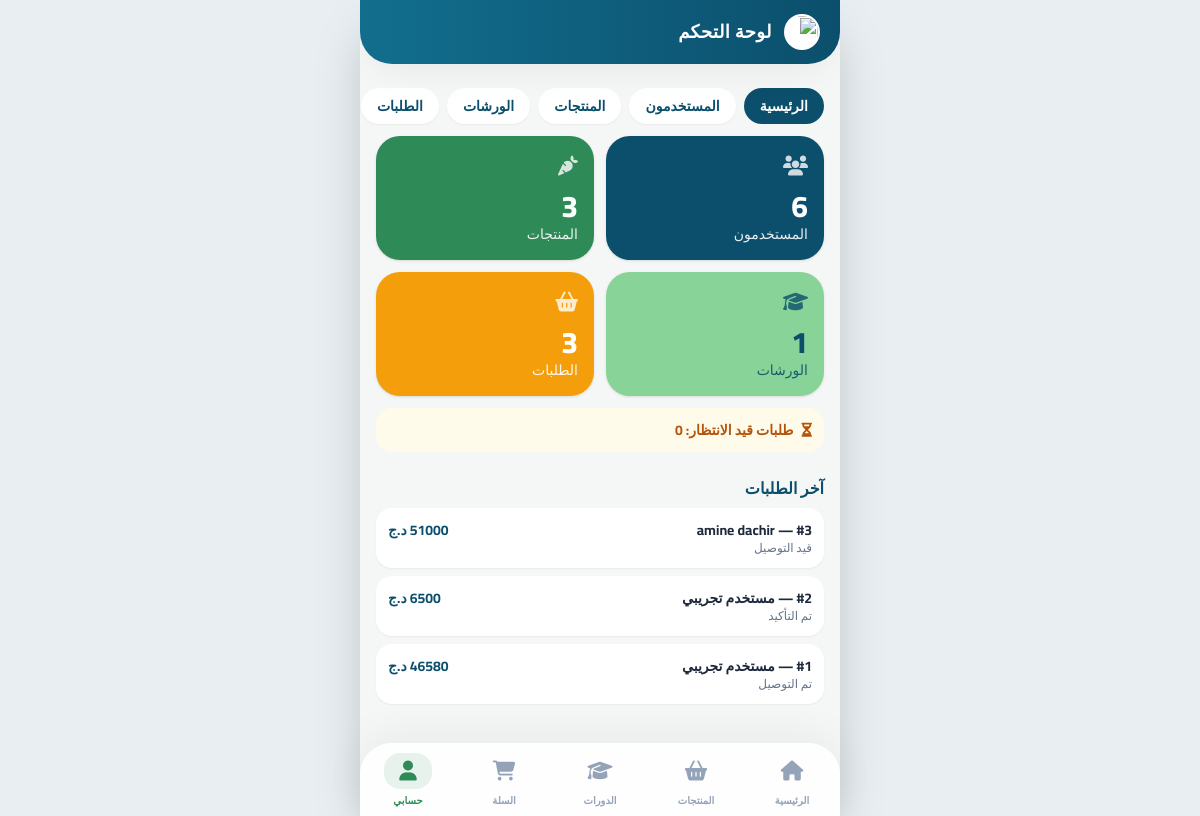
The page /admin (signed in) on the database its author committed.
### models.py (models this page shows)
class Order(db.Model):
    id = db.Column(db.Integer, primary_key=True)
    user_id = db.Column(db.Integer, db.ForeignKey("user.id"), nullable=False)
    total_price = db.Column(db.Float, nullable=False)
    status = db.Column(db.String(20), default="Pending") # Pending, Confirmed, Shipped, Delivered, Cancelled
    receiver_name = db.Column(db.String(150), nullable=False)
    receiver_phone = db.Column(db.String(20), nullable=False)
    delivery_address = db.Column(db.String(250), nullable=False)
    notes = db.Column(db.Text, default="") # ملاحظات إضافية
    created_at = db.Column(db.DateTime, default=datetime.utcnow)
    items = db.relationship("OrderItem", backref="order", cascade="all, delete-orphan")

class User(UserMixin, db.Model):
    id = db.Column(db.Integer, primary_key=True)
    full_name = db.Column(db.String(150), nullable=False) # الاسم واللقب
    phone = db.Column(db.String(20), nullable=False)      # رقم الهاتف
    email = db.Column(db.String(120), unique=True, nullable=False)
    password_hash = db.Column(db.String(256), nullable=False)
    location = db.Column(db.String(250), default="")      # الموقع الجغرافي
    wilaya = db.Column(db.String(100), default="")        # الولاية
    baladiya = db.Column(db.String(100), default="")      # البلدية
    is_admin = db.Column(db.Boolean, default=False)
    orders = db.relationship("Order", backref="user", cascade="all, delete-orphan")

### app.py (the view)
@app.route("/admin")
@admin_required
def admin_dashboard():
    stats = [("المستخدمون", User.query.count(), "fa-users", "bg-ocean"),
             ("المنتجات", Product.query.count(), "fa-carrot", "bg-leaf"),
             ("الورشات", Workshop.query.count(), "fa-graduation-cap", "bg-mint !text-ocean"),
             ("الطلبات", Order.query.count(), "fa-basket-shopping", "bg-amber-500")]
    pending = Order.query.filter_by(status="Pending").count()
    return render_template("admin_dashboard.html", stats=stats, pending=pending,
        latest=Order.query.order_by(Order.created_at.desc()).limit(5).all())

### app.py (called while the page is built)
@login_manager.user_loader
def load_user(uid):
    return db.session.get(User, int(uid))

def admin_required(f):
    @wraps(f)
    @login_required
    def wrapper(*args, **kwargs):
        if not current_user.is_admin:
            abort(403)
        return f(*args, **kwargs)
    return wrapper

@app.template_filter("status_ar")
def status_ar(s):
    return STATUS_AR.get(s, s)

@app.context_processor
def inject_cart_count():
    return {"cart_count": sum(session.get("cart", {}).values())}

### templates/admin_dashboard.html
{% extends 'admin_base.html' %}{% block admin %}
<div class="grid grid-cols-2 gap-3">{% for t,n,i,c in stats %}
<div class="{{ c }} text-white rounded-3xl p-4 shadow"><i class="fa-solid {{ i }} text-xl opacity-80"></i><p class="text-3xl font-extrabold mt-2">{{ n }}</p><p class="text-sm opacity-90">{{ t }}</p></div>{% endfor %}</div>
<div class="mt-3 bg-amber-50 text-amber-700 rounded-2xl p-3 text-sm font-bold"><i class="fa-solid fa-hourglass-half ml-2"></i>طلبات قيد الانتظار: {{ pending }}</div>
<h2 class="font-extrabold text-ocean mt-6 mb-2">آخر الطلبات</h2>
<div class="space-y-2">{% for o in latest %}<div class="bg-white rounded-2xl p-3 shadow-sm flex justify-between text-sm"><div><b>#{{ o.id }} — {{ o.user.full_name }}</b><p class="text-xs text-slate-500">{{ o.status|status_ar }}</p></div><b class="text-ocean">{{ '%g' % o.total_price }} د.ج</b></div>
{% else %}<p class="text-sm text-slate-500">لا توجد طلبات.</p>{% endfor %}</div>{% endblock %}

### static/css/app.css (style rules this page uses)
*,:after,:before { --tw-border-spacing-x:0;--tw-border-spacing-y:0;--tw-translate-x:0;--tw-translate-y:0;--tw-rotate:0;--tw-skew-x:0;--tw-skew-y:0;--tw-scale-x:1;--tw-scale-y:1;--tw-pan-x: ;--tw-pan-y: ;--tw-pinch-zoom: ;--tw-scroll-snap-strictness:proximity;--tw-gradient-from-position: ;--tw-gradient-via-position: ;--tw-gradient-to-position: ;--tw-ordinal: ;--tw-slashed-zero: ;--tw-numeric-figure: ;--tw-numeric-spacing: ;--tw-numeric-fraction: ;--tw-ring-inset: ;--tw-ring-offset-width:0px;--tw-ring-offset-color:#fff;--tw-ring-color:rgba(59,130,246,.5);--tw-ring-offset-shadow:0 0 #0000;--tw-ring-shadow:0 0 #0000;--tw-shadow:0 0 #0000;--tw-shadow-colored:0 0 #0000;--tw-blur: ;--tw-brightness: ;--tw-contrast: ;--tw-grayscale: ;--tw-hue-rotate: ;--tw-invert: ;--tw-saturate: ;--tw-sepia: ;--tw-drop-shadow: ;--tw-backdrop-blur: ;--tw-backdrop-brightness: ;--tw-backdrop-contrast: ;--tw-backdrop-grayscale: ;--tw-backdrop-hue-rotate: ;--tw-backdrop-invert: ;--tw-backdrop-opacity: ;--tw-backdrop-saturate: ;--tw-backdrop-sepia: ;--tw-contain-size: ;--tw-contain-layout: ;--tw-contain-paint: ;--tw-contain-style: }
*,:after,:before { box-sizing:border-box;border:0 solid #e5e7eb }
:after,:before { --tw-content:"" }
:host,html { line-height:1.5;-webkit-text-size-adjust:100%;-moz-tab-size:4;-o-tab-size:4;tab-size:4;font-family:Cairo,sans-serif;font-feature-settings:normal;font-variation-settings:normal;-webkit-tap-highlight-color:transparent }
body { margin:0;line-height:inherit }
h1,h2,h3,h4,h5,h6 { font-size:inherit;font-weight:inherit }
b,strong { font-weight:bolder }
blockquote,dd,dl,figure,h1,h2,h3,h4,h5,h6,hr,p,pre { margin:0 }
.mb-2 { margin-bottom:.5rem }
.ml-2 { margin-left:.5rem }
.mt-2 { margin-top:.5rem }
.mt-3 { margin-top:.75rem }
.mt-6 { margin-top:1.5rem }
.flex { display:flex }
.grid { display:grid }
.grid-cols-2 { grid-template-columns:repeat(2,minmax(0,1fr)) }
.justify-between { justify-content:space-between }
.gap-3 { gap:.75rem }
.space-y-2>:not([hidden])~:not([hidden]) { --tw-space-y-reverse:0;margin-top:calc(.5rem*(1 - var(--tw-space-y-reverse)));margin-bottom:calc(.5rem*var(--tw-space-y-reverse)) }
.rounded-2xl { border-radius:1rem }
.rounded-3xl,.rounded-\[1\.5rem\] { border-radius:1.5rem }
.bg-amber-50 { --tw-bg-opacity:1;background-color:rgb(255 251 235/var(--tw-bg-opacity,1)) }
.bg-amber-500 { --tw-bg-opacity:1;background-color:rgb(245 158 11/var(--tw-bg-opacity,1)) }
.bg-leaf { --tw-bg-opacity:1;background-color:rgb(46 139 87/var(--tw-bg-opacity,1)) }
.bg-mint { --tw-bg-opacity:1;background-color:rgb(136 212 152/var(--tw-bg-opacity,1)) }
.bg-ocean { --tw-bg-opacity:1;background-color:rgb(11 79 108/var(--tw-bg-opacity,1)) }
.bg-white { --tw-bg-opacity:1;background-color:rgb(255 255 255/var(--tw-bg-opacity,1)) }
.p-3 { padding:.75rem }
.p-4 { padding:1rem }
.font-sans { font-family:Cairo,sans-serif }
.text-3xl { font-size:1.875rem;line-height:2.25rem }
.text-sm { font-size:.875rem;line-height:1.25rem }
.text-xl { font-size:1.25rem;line-height:1.75rem }
.text-xs { font-size:.75rem;line-height:1rem }
.font-bold { font-weight:700 }
.font-extrabold { font-weight:800 }
.\!text-ocean { --tw-text-opacity:1!important;color:rgb(11 79 108/var(--tw-text-opacity,1))!important }
.text-amber-700 { --tw-text-opacity:1;color:rgb(180 83 9/var(--tw-text-opacity,1)) }
.text-ocean { --tw-text-opacity:1;color:rgb(11 79 108/var(--tw-text-opacity,1)) }
.text-slate-500 { --tw-text-opacity:1;color:rgb(100 116 139/var(--tw-text-opacity,1)) }
.text-slate-800 { --tw-text-opacity:1;color:rgb(30 41 59/var(--tw-text-opacity,1)) }
.text-white { --tw-text-opacity:1;color:rgb(255 255 255/var(--tw-text-opacity,1)) }
.opacity-80 { opacity:.8 }
.opacity-90 { opacity:.9 }
.shadow { --tw-shadow:0 1px 3px 0 rgba(0,0,0,.1),0 1px 2px -1px rgba(0,0,0,.1);--tw-shadow-colored:0 1px 3px 0 var(--tw-shadow-color),0 1px 2px -1px var(--tw-shadow-color) }
.shadow,.shadow-2xl { box-shadow:var(--tw-ring-offset-shadow,0 0 #0000),var(--tw-ring-shadow,0 0 #0000),var(--tw-shadow) }
.shadow-md,.shadow-sm { box-shadow:var(--tw-ring-offset-shadow,0 0 #0000),var(--tw-ring-shadow,0 0 #0000),var(--tw-shadow) }
.shadow-sm { --tw-shadow:0 1px 2px 0 rgba(0,0,0,.05);--tw-shadow-colored:0 1px 2px 0 var(--tw-shadow-color) }

### templates/base.html (style rules this page uses)
html { -webkit-tap-highlight-color:transparent }
body { overscroll-behavior-y:none; background-color: #E8EEF1; }

### rows shown on the page
Order: id "3", user.full_name "amine dachir", status|status_ar "قيد التوصيل", total_price "51000"
Order: id "2", user.full_name "مستخدم تجريبي", status|status_ar "تم التأكيد", total_price "6500"
Order: id "1", user.full_name "مستخدم تجريبي", status|status_ar "تم التوصيل", total_price "46580"

### other values the page prints
{{ t }} "الرئيسية" "المستخدمون" "المنتجات" "الورشات" "الطلبات"
{{ n }} "6" "3" "1" "3"
{{ t }} "المستخدمون" "المنتجات" "الورشات" "الطلبات"
{{ pending }} "0"
{{ label }} "الرئيسية" "المنتجات" "الدورات" "السلة" "حسابي"
